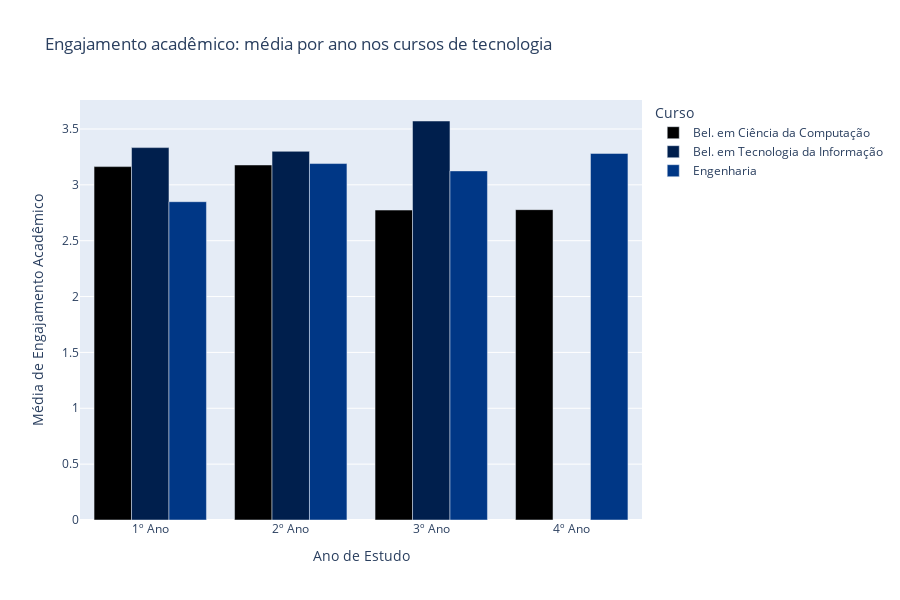

The notebook cell saved with this chart:
### Markdown cell above
### P3. Análise Explanatória Insight #3 
**Média de Engajamento Acadêmico por Ano de Estudo**

A análise dos cursos selecionados revela que o engajamento acadêmico ao longo dos anos não segue uma trajetória linear de crescimento ou queda. Em vez disso, observam-se flutuações que sugerem a influência de fatores específicos de cada etapa, como mudanças no currículo, características das turmas ou até mesmo a complexidade dos conteúdos oferecidos em cada período.

No 1º ano, o Bacharelado em Tecnologia da Informação se destaca com a maior média de engajamento, possivelmente impulsionado pelo entusiasmo inicial dos estudantes diante de conteúdos introdutórios e do contato com temas ligados à tecnologia. Em contraste, o curso de Engenharia apresenta o desempenho mais baixo, o que pode refletir tanto a dificuldade de adaptação dos ingressantes às disciplinas básicas quanto a exigência de uma carga horária intensa já no início da graduação.

No 3º ano, o Bacharelado em Tecnologia da Informação atinge um pico expressivo de engajamento, superando de forma notável os demais cursos. Esse aumento pode estar relacionado ao momento em que os estudantes começam a vivenciar projetos práticos e conteúdos mais aplicados, que fortalecem a conexão entre teoria e prática e elevam o envolvimento.

Já no 4º ano, ocorre uma inversão interessante: o curso de Engenharia assume a liderança em engajamento médio, sugerindo que os alunos atingem maior maturidade acadêmica e motivação ao se aproximarem da conclusão do curso. Nesse mesmo período, o Bacharelado em Ciência da Computação apresenta o menor resultado, o que pode indicar dificuldades ligadas à complexidade dos conteúdos avançados ou à pressão do mercado de trabalho, que se intensifica no final da graduação.

### Code cell
#| fig-cap: "Gráfico de barras mostrando o engajamento acadêmico médio por ano nos cursos de tecnologia."
selected_courses = ['Engenharia', 'Bel. em Tecnologia da Informação', 'Bel. em Ciência da Computação']
filtered_dt = df[df['Course'].isin(selected_courses)]

avg_academic_engagement_filtered = filtered_dt.groupby(['YearOfStudy', 'Course'])['AcademicEngagement'].mean().reset_index()

fig = px.bar(avg_academic_engagement_filtered, x='YearOfStudy', y='AcademicEngagement', color='Course',
             title='Engajamento acadêmico: média por ano nos cursos de tecnologia',
             barmode='group',
             custom_data=['Course'],
             height=600,
             color_discrete_sequence=px.colors.cyclical.IceFire)

fig.update_layout(
    xaxis_title="Ano de Estudo",
    yaxis_title="Média de Engajamento Acadêmico",
    legend_title_text='Curso'
)

fig.update_traces(hovertemplate='Ano de Estudo: %{x}<br>Média de Engajamento Acadêmico: %{y:.2f}')

fig.show()

### Figure 1 — Plotly figure (JSON) as saved in the notebook; plotly's stock layout.template omitted (floating-point values rounded to 4 significant figures)
{"data": [{"alignmentgroup": "True", "customdata": [["Bel. em Ciência da Computação"], ["Bel. em Ciência da Computação"], ["Bel. em Ciência da Computação"], ["Bel. em Ciência da Computação"]], "hovertemplate": "Ano de Estudo: %{x}<br>Média de Engajamento Acadêmico: %{y:.2f}", "legendgroup": "Bel. em Ciência da Computação", "marker": {"color": "#000000", "pattern": {"shape": ""}}, "name": "Bel. em Ciência da Computação", "offsetgroup": "Bel. em Ciência da Computação", "orientation": "v", "showlegend": true, "textposition": "auto", "type": "bar", "x": ["1º Ano", "2º Ano", "3º Ano", "4º Ano"], "xaxis": "x", "y": [3.163, 3.178, 2.774, 2.778], "yaxis": "y"}, {"alignmentgroup": "True", "customdata": [["Bel. em Tecnologia da Informação"], ["Bel. em Tecnologia da Informação"], ["Bel. em Tecnologia da Informação"]], "hovertemplate": "Ano de Estudo: %{x}<br>Média de Engajamento Acadêmico: %{y:.2f}", "legendgroup": "Bel. em Tecnologia da Informação", "marker": {"color": "#001f4d", "pattern": {"shape": ""}}, "name": "Bel. em Tecnologia da Informação", "offsetgroup": "Bel. em Tecnologia da Informação", "orientation": "v", "showlegend": true, "textposition": "auto", "type": "bar", "x": ["1º Ano", "2º Ano", "3º Ano"], "xaxis": "x", "y": [3.333, 3.3, 3.571], "yaxis": "y"}, {"alignmentgroup": "True", "customdata": [["Engenharia"], ["Engenharia"], ["Engenharia"], ["Engenharia"]], "hovertemplate": "Ano de Estudo: %{x}<br>Média de Engajamento Acadêmico: %{y:.2f}", "legendgroup": "Engenharia", "marker": {"color": "#003786", "pattern": {"shape": ""}}, "name": "Engenharia", "offsetgroup": "Engenharia", "orientation": "v", "showlegend": true, "textposition": "auto", "type": "bar", "x": ["1º Ano", "2º Ano", "3º Ano", "4º Ano"], "xaxis": "x", "y": [2.849, 3.19, 3.125, 3.281], "yaxis": "y"}], "layout": {"barmode": "group", "height": 600, "legend": {"title": {"text": "Curso"}, "tracegroupgap": 0}, "title": {"text": "Engajamento acadêmico: média por ano nos cursos de tecnologia"}, "xaxis": {"anchor": "y", "domain": [0, 1], "title": {"text": "Ano de Estudo"}}, "yaxis": {"anchor": "x", "domain": [0, 1], "title": {"text": "Média de Engajamento Acadêmico"}}}}
